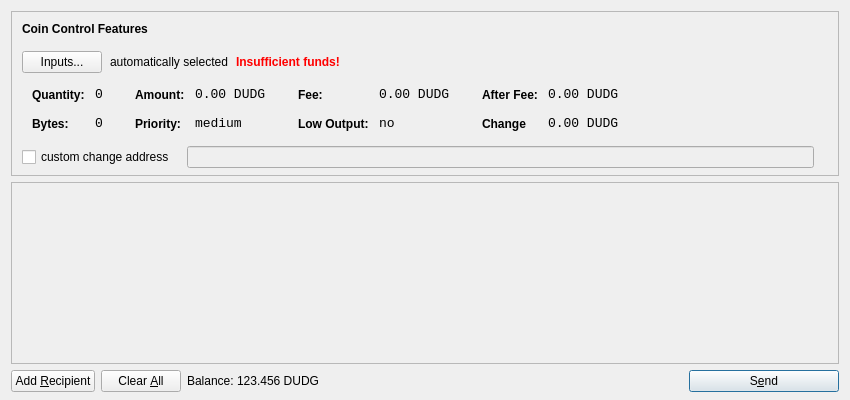
<?xml version="1.0" encoding="UTF-8"?>
<ui version="4.0">
 <class>SendCoinsDialog</class>
 <widget class="QDialog" name="SendCoinsDialog">
  <property name="geometry">
   <rect>
    <x>0</x>
    <y>0</y>
    <width>850</width>
    <height>400</height>
   </rect>
  </property>
  <property name="windowTitle">
   <string>Send Coins</string>
  </property>
  <layout class="QVBoxLayout" name="verticalLayout" stretch="0,1,0">
   <property name="bottomMargin">
    <number>8</number>
   </property>
   <item>
    <widget class="QFrame" name="frameCoinControl">
     <property name="sizePolicy">
      <sizepolicy hsizetype="Expanding" vsizetype="Expanding">
       <horstretch>0</horstretch>
       <verstretch>0</verstretch>
      </sizepolicy>
     </property>
     <property name="maximumSize">
      <size>
       <width>16777215</width>
       <height>16777215</height>
      </size>
     </property>
     <property name="frameShape">
      <enum>QFrame::StyledPanel</enum>
     </property>
     <property name="frameShadow">
      <enum>QFrame::Sunken</enum>
     </property>
     <layout class="QVBoxLayout" name="verticalLayoutCoinControl2">
      <property name="spacing">
       <number>-1</number>
      </property>
      <property name="leftMargin">
       <number>0</number>
      </property>
      <property name="topMargin">
       <number>0</number>
      </property>
      <property name="rightMargin">
       <number>0</number>
      </property>
      <property name="bottomMargin">
       <number>6</number>
      </property>
      <item>
       <layout class="QVBoxLayout" name="verticalLayoutCoinControl" stretch="0,0,0,0,1">
        <property name="spacing">
         <number>0</number>
        </property>
        <property name="leftMargin">
         <number>10</number>
        </property>
        <property name="topMargin">
         <number>10</number>
        </property>
        <item>
         <layout class="QHBoxLayout" name="horizontalLayoutCoinControl1">
          <property name="bottomMargin">
           <number>15</number>
          </property>
          <item>
           <widget class="QLabel" name="labelCoinControlFeatures">
            <property name="sizePolicy">
             <sizepolicy hsizetype="Preferred" vsizetype="Maximum">
              <horstretch>0</horstretch>
              <verstretch>0</verstretch>
             </sizepolicy>
            </property>
            <property name="font">
             <font>
              <weight>75</weight>
              <bold>true</bold>
             </font>
            </property>
            <property name="styleSheet">
             <string notr="true">font-weight:bold;</string>
            </property>
            <property name="text">
             <string>Coin Control Features</string>
            </property>
           </widget>
          </item>
         </layout>
        </item>
        <item>
         <layout class="QHBoxLayout" name="horizontalLayoutCoinControl2" stretch="0,0,0,0">
          <property name="spacing">
           <number>8</number>
          </property>
          <property name="bottomMargin">
           <number>10</number>
          </property>
          <item>
           <widget class="QPushButton" name="pushButtonCoinControl">
            <property name="styleSheet">
             <string notr="true"/>
            </property>
            <property name="text">
             <string>Inputs...</string>
            </property>
           </widget>
          </item>
          <item>
           <widget class="QLabel" name="labelCoinControlAutomaticallySelected">
            <property name="text">
             <string>automatically selected</string>
            </property>
            <property name="margin">
             <number>5</number>
            </property>
           </widget>
          </item>
          <item>
           <widget class="QLabel" name="labelCoinControlInsuffFunds">
            <property name="font">
             <font>
              <weight>75</weight>
              <bold>true</bold>
             </font>
            </property>
            <property name="styleSheet">
             <string notr="true">color:red;font-weight:bold;</string>
            </property>
            <property name="text">
             <string>Insufficient funds!</string>
            </property>
            <property name="margin">
             <number>5</number>
            </property>
           </widget>
          </item>
          <item>
           <spacer name="horizontalSpacerCoinControl">
            <property name="orientation">
             <enum>Qt::Horizontal</enum>
            </property>
            <property name="sizeHint" stdset="0">
             <size>
              <width>40</width>
              <height>1</height>
             </size>
            </property>
           </spacer>
          </item>
         </layout>
        </item>
        <item>
         <widget class="QWidget" name="widgetCoinControl" native="true">
          <property name="sizePolicy">
           <sizepolicy hsizetype="Preferred" vsizetype="Preferred">
            <horstretch>0</horstretch>
            <verstretch>0</verstretch>
           </sizepolicy>
          </property>
          <property name="minimumSize">
           <size>
            <width>0</width>
            <height>0</height>
           </size>
          </property>
          <property name="styleSheet">
           <string notr="true"/>
          </property>
          <layout class="QHBoxLayout" name="horizontalLayoutCoinControl5">
           <property name="margin">
            <number>0</number>
           </property>
           <item>
            <layout class="QHBoxLayout" name="horizontalLayoutCoinControl3" stretch="0,0,0,1">
             <property name="spacing">
              <number>20</number>
             </property>
             <property name="topMargin">
              <number>0</number>
             </property>
             <property name="bottomMargin">
              <number>10</number>
             </property>
             <item>
              <layout class="QFormLayout" name="formLayoutCoinControl1">
               <property name="horizontalSpacing">
                <number>10</number>
               </property>
               <property name="verticalSpacing">
                <number>14</number>
               </property>
               <property name="leftMargin">
                <number>10</number>
               </property>
               <property name="topMargin">
                <number>4</number>
               </property>
               <property name="rightMargin">
                <number>6</number>
               </property>
               <item row="0" column="0">
                <widget class="QLabel" name="labelCoinControlQuantityText">
                 <property name="styleSheet">
                  <string notr="true">font-weight:bold;</string>
                 </property>
                 <property name="text">
                  <string>Quantity:</string>
                 </property>
                 <property name="margin">
                  <number>0</number>
                 </property>
                </widget>
               </item>
               <item row="0" column="1">
                <widget class="QLabel" name="labelCoinControlQuantity">
                 <property name="font">
                  <font>
                   <family>Monospace</family>
                   <pointsize>10</pointsize>
                  </font>
                 </property>
                 <property name="cursor">
                  <cursorShape>IBeamCursor</cursorShape>
                 </property>
                 <property name="contextMenuPolicy">
                  <enum>Qt::ActionsContextMenu</enum>
                 </property>
                 <property name="text">
                  <string>0</string>
                 </property>
                 <property name="margin">
                  <number>0</number>
                 </property>
                 <property name="textInteractionFlags">
                  <set>Qt::LinksAccessibleByMouse|Qt::TextSelectableByKeyboard|Qt::TextSelectableByMouse</set>
                 </property>
                </widget>
               </item>
               <item row="1" column="0">
                <widget class="QLabel" name="labelCoinControlBytesText">
                 <property name="styleSheet">
                  <string notr="true">font-weight:bold;</string>
                 </property>
                 <property name="text">
                  <string>Bytes:</string>
                 </property>
                </widget>
               </item>
               <item row="1" column="1">
                <widget class="QLabel" name="labelCoinControlBytes">
                 <property name="font">
                  <font>
                   <family>Monospace</family>
                   <pointsize>10</pointsize>
                  </font>
                 </property>
                 <property name="cursor">
                  <cursorShape>IBeamCursor</cursorShape>
                 </property>
                 <property name="contextMenuPolicy">
                  <enum>Qt::ActionsContextMenu</enum>
                 </property>
                 <property name="text">
                  <string>0</string>
                 </property>
                 <property name="textInteractionFlags">
                  <set>Qt::LinksAccessibleByMouse|Qt::TextSelectableByKeyboard|Qt::TextSelectableByMouse</set>
                 </property>
                </widget>
               </item>
              </layout>
             </item>
             <item>
              <layout class="QFormLayout" name="formLayoutCoinControl2">
               <property name="horizontalSpacing">
                <number>10</number>
               </property>
               <property name="verticalSpacing">
                <number>14</number>
               </property>
               <property name="leftMargin">
                <number>6</number>
               </property>
               <property name="topMargin">
                <number>4</number>
               </property>
               <property name="rightMargin">
                <number>6</number>
               </property>
               <item row="0" column="0">
                <widget class="QLabel" name="labelCoinControlAmountText">
                 <property name="styleSheet">
                  <string notr="true">font-weight:bold;</string>
                 </property>
                 <property name="text">
                  <string>Amount:</string>
                 </property>
                 <property name="margin">
                  <number>0</number>
                 </property>
                </widget>
               </item>
               <item row="0" column="1">
                <widget class="QLabel" name="labelCoinControlAmount">
                 <property name="font">
                  <font>
                   <family>Monospace</family>
                   <pointsize>10</pointsize>
                  </font>
                 </property>
                 <property name="cursor">
                  <cursorShape>IBeamCursor</cursorShape>
                 </property>
                 <property name="contextMenuPolicy">
                  <enum>Qt::ActionsContextMenu</enum>
                 </property>
                 <property name="text">
                  <string notr="true">0.00 DUDG</string>
                 </property>
                 <property name="textInteractionFlags">
                  <set>Qt::LinksAccessibleByMouse|Qt::TextSelectableByKeyboard|Qt::TextSelectableByMouse</set>
                 </property>
                </widget>
               </item>
               <item row="1" column="0">
                <widget class="QLabel" name="labelCoinControlPriorityText">
                 <property name="styleSheet">
                  <string notr="true">font-weight:bold;</string>
                 </property>
                 <property name="text">
                  <string>Priority:</string>
                 </property>
                </widget>
               </item>
               <item row="1" column="1">
                <widget class="QLabel" name="labelCoinControlPriority">
                 <property name="font">
                  <font>
                   <family>Monospace</family>
                   <pointsize>10</pointsize>
                  </font>
                 </property>
                 <property name="cursor">
                  <cursorShape>IBeamCursor</cursorShape>
                 </property>
                 <property name="contextMenuPolicy">
                  <enum>Qt::ActionsContextMenu</enum>
                 </property>
                 <property name="text">
                  <string>medium</string>
                 </property>
                 <property name="textInteractionFlags">
                  <set>Qt::LinksAccessibleByMouse|Qt::TextSelectableByKeyboard|Qt::TextSelectableByMouse</set>
                 </property>
                </widget>
               </item>
              </layout>
             </item>
             <item>
              <layout class="QFormLayout" name="formLayoutCoinControl3">
               <property name="horizontalSpacing">
                <number>10</number>
               </property>
               <property name="verticalSpacing">
                <number>14</number>
               </property>
               <property name="leftMargin">
                <number>6</number>
               </property>
               <property name="topMargin">
                <number>4</number>
               </property>
               <property name="rightMargin">
                <number>6</number>
               </property>
               <item row="0" column="0">
                <widget class="QLabel" name="labelCoinControlFeeText">
                 <property name="styleSheet">
                  <string notr="true">font-weight:bold;</string>
                 </property>
                 <property name="text">
                  <string>Fee:</string>
                 </property>
                 <property name="margin">
                  <number>0</number>
                 </property>
                </widget>
               </item>
               <item row="0" column="1">
                <widget class="QLabel" name="labelCoinControlFee">
                 <property name="font">
                  <font>
                   <family>Monospace</family>
                   <pointsize>10</pointsize>
                  </font>
                 </property>
                 <property name="cursor">
                  <cursorShape>IBeamCursor</cursorShape>
                 </property>
                 <property name="contextMenuPolicy">
                  <enum>Qt::ActionsContextMenu</enum>
                 </property>
                 <property name="text">
                  <string notr="true">0.00 DUDG</string>
                 </property>
                 <property name="textInteractionFlags">
                  <set>Qt::LinksAccessibleByMouse|Qt::TextSelectableByKeyboard|Qt::TextSelectableByMouse</set>
                 </property>
                </widget>
               </item>
               <item row="1" column="0">
                <widget class="QLabel" name="labelCoinControlLowOutputText">
                 <property name="styleSheet">
                  <string notr="true">font-weight:bold;</string>
                 </property>
                 <property name="text">
                  <string>Low Output:</string>
                 </property>
                </widget>
               </item>
               <item row="1" column="1">
                <widget class="QLabel" name="labelCoinControlLowOutput">
                 <property name="font">
                  <font>
                   <family>Monospace</family>
                   <pointsize>10</pointsize>
                  </font>
                 </property>
                 <property name="cursor">
                  <cursorShape>IBeamCursor</cursorShape>
                 </property>
                 <property name="contextMenuPolicy">
                  <enum>Qt::ActionsContextMenu</enum>
                 </property>
                 <property name="text">
                  <string>no</string>
                 </property>
                 <property name="textInteractionFlags">
                  <set>Qt::LinksAccessibleByMouse|Qt::TextSelectableByKeyboard|Qt::TextSelectableByMouse</set>
                 </property>
                </widget>
               </item>
              </layout>
             </item>
             <item>
              <layout class="QFormLayout" name="formLayoutCoinControl4">
               <property name="horizontalSpacing">
                <number>10</number>
               </property>
               <property name="verticalSpacing">
                <number>14</number>
               </property>
               <property name="leftMargin">
                <number>6</number>
               </property>
               <property name="topMargin">
                <number>4</number>
               </property>
               <property name="rightMargin">
                <number>6</number>
               </property>
               <item row="0" column="0">
                <widget class="QLabel" name="labelCoinControlAfterFeeText">
                 <property name="styleSheet">
                  <string notr="true">font-weight:bold;</string>
                 </property>
                 <property name="text">
                  <string>After Fee:</string>
                 </property>
                 <property name="margin">
                  <number>0</number>
                 </property>
                </widget>
               </item>
               <item row="0" column="1">
                <widget class="QLabel" name="labelCoinControlAfterFee">
                 <property name="font">
                  <font>
                   <family>Monospace</family>
                   <pointsize>10</pointsize>
                  </font>
                 </property>
                 <property name="cursor">
                  <cursorShape>IBeamCursor</cursorShape>
                 </property>
                 <property name="contextMenuPolicy">
                  <enum>Qt::ActionsContextMenu</enum>
                 </property>
                 <property name="text">
                  <string notr="true">0.00 DUDG</string>
                 </property>
                 <property name="textInteractionFlags">
                  <set>Qt::LinksAccessibleByMouse|Qt::TextSelectableByKeyboard|Qt::TextSelectableByMouse</set>
                 </property>
                </widget>
               </item>
               <item row="1" column="0">
                <widget class="QLabel" name="labelCoinControlChangeText">
                 <property name="styleSheet">
                  <string notr="true">font-weight:bold;</string>
                 </property>
                 <property name="text">
                  <string>Change</string>
                 </property>
                </widget>
               </item>
               <item row="1" column="1">
                <widget class="QLabel" name="labelCoinControlChange">
                 <property name="font">
                  <font>
                   <family>Monospace</family>
                   <pointsize>10</pointsize>
                  </font>
                 </property>
                 <property name="cursor">
                  <cursorShape>IBeamCursor</cursorShape>
                 </property>
                 <property name="contextMenuPolicy">
                  <enum>Qt::ActionsContextMenu</enum>
                 </property>
                 <property name="text">
                  <string notr="true">0.00 DUDG</string>
                 </property>
                 <property name="textInteractionFlags">
                  <set>Qt::LinksAccessibleByMouse|Qt::TextSelectableByKeyboard|Qt::TextSelectableByMouse</set>
                 </property>
                </widget>
               </item>
              </layout>
             </item>
            </layout>
           </item>
          </layout>
         </widget>
        </item>
        <item>
         <layout class="QHBoxLayout" name="horizontalLayoutCoinControl4" stretch="0,0,0">
          <property name="spacing">
           <number>12</number>
          </property>
          <property name="sizeConstraint">
           <enum>QLayout::SetDefaultConstraint</enum>
          </property>
          <property name="topMargin">
           <number>5</number>
          </property>
          <property name="rightMargin">
           <number>5</number>
          </property>
          <item>
           <widget class="QCheckBox" name="checkBoxCoinControlChange">
            <property name="text">
             <string>custom change address</string>
            </property>
           </widget>
          </item>
          <item>
           <widget class="QLineEdit" name="lineEditCoinControlChange">
            <property name="enabled">
             <bool>false</bool>
            </property>
            <property name="sizePolicy">
             <sizepolicy hsizetype="Expanding" vsizetype="Fixed">
              <horstretch>0</horstretch>
              <verstretch>0</verstretch>
             </sizepolicy>
            </property>
           </widget>
          </item>
          <item>
           <widget class="QLabel" name="labelCoinControlChangeLabel">
            <property name="sizePolicy">
             <sizepolicy hsizetype="Preferred" vsizetype="Expanding">
              <horstretch>0</horstretch>
              <verstretch>0</verstretch>
             </sizepolicy>
            </property>
            <property name="minimumSize">
             <size>
              <width>0</width>
              <height>0</height>
             </size>
            </property>
            <property name="text">
             <string/>
            </property>
            <property name="margin">
             <number>3</number>
            </property>
           </widget>
          </item>
         </layout>
        </item>
        <item>
         <spacer name="verticalSpacerCoinControl">
          <property name="orientation">
           <enum>Qt::Vertical</enum>
          </property>
          <property name="sizeHint" stdset="0">
           <size>
            <width>800</width>
            <height>1</height>
           </size>
          </property>
         </spacer>
        </item>
       </layout>
      </item>
     </layout>
    </widget>
   </item>
   <item>
    <widget class="QScrollArea" name="scrollArea">
     <property name="widgetResizable">
      <bool>true</bool>
     </property>
     <widget class="QWidget" name="scrollAreaWidgetContents">
      <property name="geometry">
       <rect>
        <x>0</x>
        <y>0</y>
        <width>830</width>
        <height>165</height>
       </rect>
      </property>
      <layout class="QVBoxLayout" name="verticalLayout_2">
       <property name="margin">
        <number>0</number>
       </property>
       <item>
        <layout class="QVBoxLayout" name="entries">
         <property name="spacing">
          <number>6</number>
         </property>
        </layout>
       </item>
       <item>
        <spacer name="verticalSpacer">
         <property name="orientation">
          <enum>Qt::Vertical</enum>
         </property>
         <property name="sizeHint" stdset="0">
          <size>
           <width>20</width>
           <height>40</height>
          </size>
         </property>
        </spacer>
       </item>
      </layout>
     </widget>
    </widget>
   </item>
   <item>
    <layout class="QHBoxLayout" name="horizontalLayout">
     <item>
      <widget class="QPushButton" name="addButton">
       <property name="toolTip">
        <string>Send to multiple recipients at once</string>
       </property>
       <property name="text">
        <string>Add &amp;Recipient</string>
       </property>
       <property name="autoDefault">
        <bool>false</bool>
       </property>
      </widget>
     </item>
     <item>
      <widget class="QPushButton" name="clearButton">
       <property name="sizePolicy">
        <sizepolicy hsizetype="Minimum" vsizetype="Fixed">
         <horstretch>0</horstretch>
         <verstretch>0</verstretch>
        </sizepolicy>
       </property>
       <property name="toolTip">
        <string>Remove all transaction fields</string>
       </property>
       <property name="text">
        <string>Clear &amp;All</string>
       </property>
       <property name="autoRepeatDelay">
        <number>300</number>
       </property>
       <property name="autoDefault">
        <bool>false</bool>
       </property>
      </widget>
     </item>
     <item>
      <layout class="QHBoxLayout" name="horizontalLayout_2">
       <property name="spacing">
        <number>3</number>
       </property>
       <item>
        <widget class="QLabel" name="label">
         <property name="sizePolicy">
          <sizepolicy hsizetype="Preferred" vsizetype="Fixed">
           <horstretch>0</horstretch>
           <verstretch>0</verstretch>
          </sizepolicy>
         </property>
         <property name="text">
          <string>Balance:</string>
         </property>
        </widget>
       </item>
       <item>
        <widget class="QLabel" name="labelBalance">
         <property name="sizePolicy">
          <sizepolicy hsizetype="Preferred" vsizetype="Fixed">
           <horstretch>0</horstretch>
           <verstretch>0</verstretch>
          </sizepolicy>
         </property>
         <property name="cursor">
          <cursorShape>IBeamCursor</cursorShape>
         </property>
         <property name="text">
          <string notr="true">123.456 DUDG</string>
         </property>
         <property name="textInteractionFlags">
          <set>Qt::LinksAccessibleByMouse|Qt::TextSelectableByKeyboard|Qt::TextSelectableByMouse</set>
         </property>
        </widget>
       </item>
      </layout>
     </item>
     <item>
      <spacer name="horizontalSpacer">
       <property name="orientation">
        <enum>Qt::Horizontal</enum>
       </property>
       <property name="sizeHint" stdset="0">
        <size>
         <width>40</width>
         <height>20</height>
        </size>
       </property>
      </spacer>
     </item>
     <item>
      <widget class="QPushButton" name="sendButton">
       <property name="minimumSize">
        <size>
         <width>150</width>
         <height>0</height>
        </size>
       </property>
       <property name="toolTip">
        <string>Confirm the send action</string>
       </property>
       <property name="text">
        <string>S&amp;end</string>
       </property>
       <property name="icon">
        <iconset resource="../bitcoin.qrc">
         <normaloff>:/icons/send</normaloff>:/icons/send</iconset>
       </property>
       <property name="default">
        <bool>true</bool>
       </property>
      </widget>
     </item>
    </layout>
   </item>
  </layout>
 </widget>
 <resources>
  <include location="../bitcoin.qrc"/>
 </resources>
 <connections/>
</ui>
